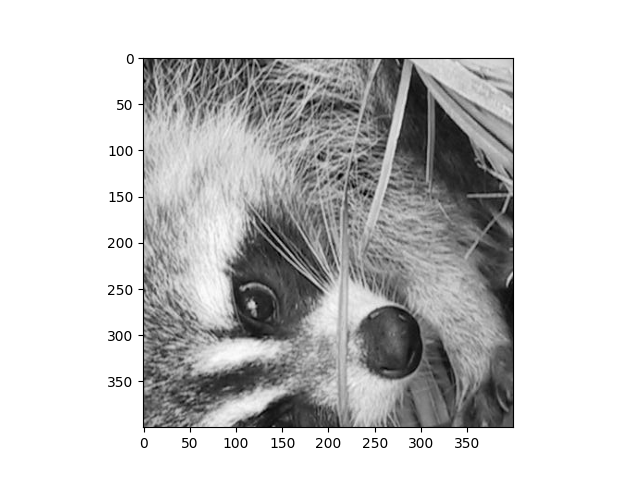

Write Python code to recreate this figure.
import matplotlib
import numpy as np
from load_image import ft_load
import matplotlib.pyplot as plt
matplotlib.use("Agg")


def _ft_transpose(pic: np.ndarray) -> np.ndarray:
    """
    Transpose the image array manually.
    """
    height, width = pic.shape
    transposed = np.zeros((width, height), dtype=pic.dtype)
    for i in range(height):
        for j in range(width):
            transposed[j, i] = pic[i, j]
    return transposed


def ft_rotate(pic: np.ndarray) -> np.ndarray:
    rt = _ft_transpose(pic)
    print("New shape after Transpose: ", rt.shape)
    print(rt)
    plt.imshow(rt, cmap='gray')
    plt.savefig("rotate.png")
    return rt


def main():
    try:
        image_array = ft_load("animal.jpeg")
        ft_rotate(image_array)
    except Exception as e:
        print("Error loading image:", e)


if __name__ == "__main__":
    main()
